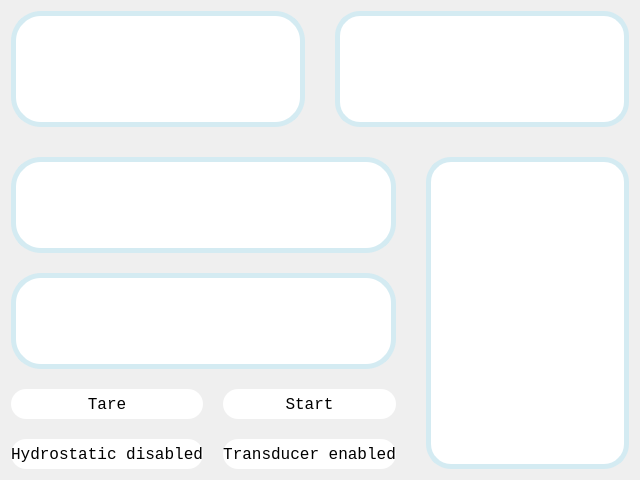
<?xml version="1.0" encoding="UTF-8"?>
<ui version="4.0">
 <class>Bench</class>
 <widget class="QWidget" name="Bench">
  <property name="geometry">
   <rect>
    <x>0</x>
    <y>0</y>
    <width>640</width>
    <height>480</height>
   </rect>
  </property>
  <property name="windowTitle">
   <string>Form</string>
  </property>
  <property name="styleSheet">
   <string notr="true">QWIdget
{
	background-color:rgb(173,217,230)
}</string>
  </property>
  <layout class="QGridLayout" name="gridLayout">
   <item row="0" column="0">
    <layout class="QVBoxLayout" name="mainLayout" stretch="1,1">
     <property name="spacing">
      <number>30</number>
     </property>
     <property name="sizeConstraint">
      <enum>QLayout::SizeConstraint::SetDefaultConstraint</enum>
     </property>
     <item>
      <layout class="QHBoxLayout" name="thrustpressureLayout">
       <property name="spacing">
        <number>30</number>
       </property>
       <property name="rightMargin">
        <number>0</number>
       </property>
       <item>
        <widget class="QFrame" name="thrustFrame">
         <property name="sizePolicy">
          <sizepolicy hsizetype="Preferred" vsizetype="Preferred">
           <horstretch>0</horstretch>
           <verstretch>0</verstretch>
          </sizepolicy>
         </property>
         <property name="styleSheet">
          <string notr="true">QFrame
{
	border-radius: 30%;
	border: 5px solid rgb(212,235,242);
	background-color: white;
	
} 


</string>
         </property>
         <property name="frameShape">
          <enum>QFrame::Shape::StyledPanel</enum>
         </property>
         <property name="frameShadow">
          <enum>QFrame::Shadow::Raised</enum>
         </property>
         <layout class="QGridLayout" name="gridLayout_2">
          <item row="1" column="0">
           <widget class="QCustomPlot" name="thrustGraph" native="true">
            <property name="sizePolicy">
             <sizepolicy hsizetype="Preferred" vsizetype="Preferred">
              <horstretch>0</horstretch>
              <verstretch>0</verstretch>
             </sizepolicy>
            </property>
            <property name="styleSheet">
             <string notr="true">QCustomPlot
{
	border: 20px solid;
	border-top-color:  qlineargradient(spread:reflect, x1:0, y1:0, x2:0, y2:0.7, stop:0.05 rgba(56, 83, 92, 216), stop:0.561111 rgba(129, 194, 214, 255), stop:0.861111 rgba(0, 0, 0, 255));
	border-bottom-color:qlineargradient(spread:reflect, x1:0, y1:1, x2:0, y2:0.3, stop:0.05 rgba(56, 83, 92, 216), stop:0.561111 rgba(129, 194, 214, 255), stop:0.861111 rgba(0, 0, 0, 255)) ;
	border-left-color: qlineargradient(spread:reflect, x1:0, y1:0, x2:0.7, y2:0, stop:0.05 rgba(56, 83, 92, 216), stop:0.561111 rgba(129, 194, 214, 255), stop:0.861111 rgba(0, 0, 0, 255)) ;
	border-right-color:  qlineargradient(spread:reflect, x1:1, y1:0, x2:0.3, y2:0, stop:0.05 rgba(56, 83, 92, 216), stop:0.561111 rgba(129, 194, 214, 255), stop:0.861111 rgba(0, 0, 0, 255));
	background-color: black;
	color: white;
} 


</string>
            </property>
           </widget>
          </item>
         </layout>
        </widget>
       </item>
       <item>
        <widget class="QFrame" name="pressureFrame">
         <property name="sizePolicy">
          <sizepolicy hsizetype="Preferred" vsizetype="Expanding">
           <horstretch>0</horstretch>
           <verstretch>0</verstretch>
          </sizepolicy>
         </property>
         <property name="styleSheet">
          <string notr="true">QFrame
{
	border-radius: 25px;
	border: 5px solid rgb(212,235,242);
	background-color: white;
	
} 


</string>
         </property>
         <property name="frameShape">
          <enum>QFrame::Shape::StyledPanel</enum>
         </property>
         <property name="frameShadow">
          <enum>QFrame::Shadow::Raised</enum>
         </property>
         <layout class="QGridLayout" name="gridLayout_5">
          <item row="0" column="0">
           <widget class="QCustomPlot" name="pressureGraph" native="true"/>
          </item>
         </layout>
        </widget>
       </item>
      </layout>
     </item>
     <item>
      <layout class="QHBoxLayout" name="controltempLayout">
       <property name="spacing">
        <number>30</number>
       </property>
       <property name="leftMargin">
        <number>0</number>
       </property>
       <property name="rightMargin">
        <number>0</number>
       </property>
       <item>
        <layout class="QVBoxLayout" name="controlLayout" stretch="1,4,0">
         <property name="spacing">
          <number>20</number>
         </property>
         <property name="bottomMargin">
          <number>0</number>
         </property>
         <item>
          <widget class="QFrame" name="orderFrame">
           <property name="styleSheet">
            <string notr="true">#orderFrame
{
	border-radius: 30px;
	border: 5px solid rgb(212,235,242);
	background-color: white;	
} 

</string>
           </property>
           <property name="frameShape">
            <enum>QFrame::Shape::StyledPanel</enum>
           </property>
           <property name="frameShadow">
            <enum>QFrame::Shadow::Raised</enum>
           </property>
           <layout class="QGridLayout" name="gridLayout_3">
            <item row="0" column="0">
             <widget class="QListView" name="orderPrint">
              <property name="sizePolicy">
               <sizepolicy hsizetype="Preferred" vsizetype="Preferred">
                <horstretch>0</horstretch>
                <verstretch>0</verstretch>
               </sizepolicy>
              </property>
              <property name="font">
               <font>
                <family>Consolas</family>
                <pointsize>11</pointsize>
                <bold>true</bold>
               </font>
              </property>
              <property name="styleSheet">
               <string notr="true">

QFrame
{
	background-color: white;	
	border:0px;
} 

</string>
              </property>
             </widget>
            </item>
           </layout>
          </widget>
         </item>
         <item>
          <widget class="QFrame" name="serialFrame">
           <property name="styleSheet">
            <string notr="true">
#serialFrame
{
	border-radius: 30px;
	border: 5px solid rgb(212,235,242);
	background-color: white;	
} 

</string>
           </property>
           <property name="frameShape">
            <enum>QFrame::Shape::StyledPanel</enum>
           </property>
           <property name="frameShadow">
            <enum>QFrame::Shadow::Raised</enum>
           </property>
           <layout class="QGridLayout" name="gridLayout_6">
            <item row="0" column="0">
             <widget class="QListView" name="serialPrint">
              <property name="sizePolicy">
               <sizepolicy hsizetype="Preferred" vsizetype="Preferred">
                <horstretch>0</horstretch>
                <verstretch>0</verstretch>
               </sizepolicy>
              </property>
              <property name="font">
               <font>
                <family>Consolas</family>
                <pointsize>11</pointsize>
                <bold>true</bold>
               </font>
              </property>
              <property name="styleSheet">
               <string notr="true">

QFrame
{
	background-color: white;	
	border:0px;
} 

</string>
              </property>
             </widget>
            </item>
           </layout>
          </widget>
         </item>
         <item>
          <layout class="QGridLayout" name="buttonLayout">
           <property name="spacing">
            <number>20</number>
           </property>
           <item row="3" column="1">
            <widget class="QPushButton" name="transducerButton">
             <property name="sizePolicy">
              <sizepolicy hsizetype="Preferred" vsizetype="Fixed">
               <horstretch>0</horstretch>
               <verstretch>0</verstretch>
              </sizepolicy>
             </property>
             <property name="font">
              <font>
               <family>Consolas</family>
               <pointsize>12</pointsize>
              </font>
             </property>
             <property name="styleSheet">
              <string notr="true">QPushButton 
{
	border-radius: 15px;
	height: 30px;
	background-color: white;
}
</string>
             </property>
             <property name="text">
              <string>Transducer enabled</string>
             </property>
             <property name="checkable">
              <bool>true</bool>
             </property>
             <property name="checked">
              <bool>false</bool>
             </property>
            </widget>
           </item>
           <item row="2" column="0">
            <widget class="QPushButton" name="tareButton">
             <property name="sizePolicy">
              <sizepolicy hsizetype="Preferred" vsizetype="Fixed">
               <horstretch>0</horstretch>
               <verstretch>0</verstretch>
              </sizepolicy>
             </property>
             <property name="font">
              <font>
               <family>Consolas</family>
               <pointsize>12</pointsize>
              </font>
             </property>
             <property name="styleSheet">
              <string notr="true">QPushButton 
{
	border-radius: 15px;
	height: 30px;
	background-color: white;
}
</string>
             </property>
             <property name="text">
              <string>Tare</string>
             </property>
            </widget>
           </item>
           <item row="2" column="1">
            <widget class="QPushButton" name="startButton">
             <property name="sizePolicy">
              <sizepolicy hsizetype="Preferred" vsizetype="Fixed">
               <horstretch>0</horstretch>
               <verstretch>0</verstretch>
              </sizepolicy>
             </property>
             <property name="font">
              <font>
               <family>Consolas</family>
               <pointsize>12</pointsize>
               <bold>false</bold>
              </font>
             </property>
             <property name="styleSheet">
              <string notr="true">QPushButton 
{
	border-radius: 15px;
	height: 30px;
	background-color: white;
}
</string>
             </property>
             <property name="text">
              <string>Start</string>
             </property>
            </widget>
           </item>
           <item row="3" column="0">
            <widget class="QPushButton" name="hydroStaticButton">
             <property name="sizePolicy">
              <sizepolicy hsizetype="Preferred" vsizetype="Fixed">
               <horstretch>0</horstretch>
               <verstretch>0</verstretch>
              </sizepolicy>
             </property>
             <property name="font">
              <font>
               <family>Consolas</family>
               <pointsize>12</pointsize>
              </font>
             </property>
             <property name="styleSheet">
              <string notr="true">QPushButton 
{
	border-radius: 15px;
	height: 30px;
	background-color: white;
}
</string>
             </property>
             <property name="text">
              <string>Hydrostatic disabled</string>
             </property>
             <property name="checkable">
              <bool>true</bool>
             </property>
             <property name="checked">
              <bool>true</bool>
             </property>
            </widget>
           </item>
          </layout>
         </item>
        </layout>
       </item>
       <item>
        <widget class="QFrame" name="tempFrame">
         <property name="sizePolicy">
          <sizepolicy hsizetype="Preferred" vsizetype="Expanding">
           <horstretch>0</horstretch>
           <verstretch>0</verstretch>
          </sizepolicy>
         </property>
         <property name="styleSheet">
          <string notr="true">QFrame
{
	border-radius: 25px;
	border: 5px solid rgb(212,235,242);
	background-color: white;
	
} 


</string>
         </property>
         <property name="frameShape">
          <enum>QFrame::Shape::StyledPanel</enum>
         </property>
         <property name="frameShadow">
          <enum>QFrame::Shadow::Raised</enum>
         </property>
         <layout class="QGridLayout" name="gridLayout_4">
          <item row="0" column="0">
           <widget class="QCustomPlot" name="tempGraph" native="true"/>
          </item>
         </layout>
        </widget>
       </item>
      </layout>
     </item>
    </layout>
   </item>
  </layout>
 </widget>
 <customwidgets>
  <customwidget>
   <class>QCustomPlot</class>
   <extends>QWidget</extends>
   <header location="global">qcustomplot.h</header>
   <container>1</container>
  </customwidget>
 </customwidgets>
 <resources/>
 <connections/>
 <slots>
  <slot>teston()</slot>
  <slot>ledon()</slot>
  <slot>ledoff()</slot>
  <slot>ignitionon()</slot>
  <slot>ignitionoff()</slot>
  <slot>paracason()</slot>
  <slot>paracasoff()</slot>
  <slot>alarmaon()</slot>
  <slot>alarmaoff()</slot>
  <slot>testoff()</slot>
  <slot>exporttest()</slot>
  <slot>exportgraph()</slot>
  <slot>val1()</slot>
  <slot>val2()</slot>
  <slot>val3()</slot>
  <slot>val4()</slot>
  <slot>exportraw()</slot>
  <slot>exportthrust()</slot>
 </slots>
</ui>
